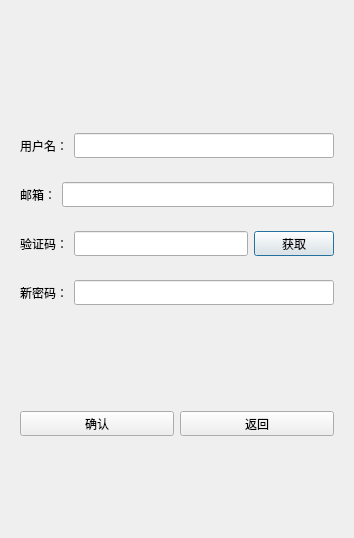
<?xml version="1.0" encoding="UTF-8"?>
<ui version="4.0">
 <class>ResetDialog</class>
 <widget class="QDialog" name="ResetDialog">
  <property name="geometry">
   <rect>
    <x>0</x>
    <y>0</y>
    <width>354</width>
    <height>538</height>
   </rect>
  </property>
  <property name="windowTitle">
   <string>Dialog</string>
  </property>
  <layout class="QVBoxLayout" name="verticalLayout">
   <item>
    <spacer name="verticalSpacer">
     <property name="orientation">
      <enum>Qt::Orientation::Vertical</enum>
     </property>
     <property name="sizeHint" stdset="0">
      <size>
       <width>20</width>
       <height>40</height>
      </size>
     </property>
    </spacer>
   </item>
   <item>
    <widget class="QLabel" name="err_tip">
     <property name="minimumSize">
      <size>
       <width>0</width>
       <height>25</height>
      </size>
     </property>
     <property name="maximumSize">
      <size>
       <width>16777215</width>
       <height>25</height>
      </size>
     </property>
     <property name="text">
      <string/>
     </property>
     <property name="alignment">
      <set>Qt::AlignmentFlag::AlignCenter</set>
     </property>
    </widget>
   </item>
   <item>
    <widget class="QWidget" name="widget" native="true">
     <layout class="QHBoxLayout" name="horizontalLayout">
      <item>
       <widget class="QLabel" name="user_lb">
        <property name="minimumSize">
         <size>
          <width>0</width>
          <height>25</height>
         </size>
        </property>
        <property name="maximumSize">
         <size>
          <width>16777215</width>
          <height>25</height>
         </size>
        </property>
        <property name="text">
         <string>用户名：</string>
        </property>
       </widget>
      </item>
      <item>
       <widget class="QLineEdit" name="user_edit">
        <property name="minimumSize">
         <size>
          <width>0</width>
          <height>25</height>
         </size>
        </property>
        <property name="maximumSize">
         <size>
          <width>16777215</width>
          <height>25</height>
         </size>
        </property>
       </widget>
      </item>
     </layout>
    </widget>
   </item>
   <item>
    <widget class="QWidget" name="widget_2" native="true">
     <layout class="QHBoxLayout" name="horizontalLayout_2">
      <item>
       <widget class="QLabel" name="email_lb">
        <property name="minimumSize">
         <size>
          <width>36</width>
          <height>25</height>
         </size>
        </property>
        <property name="maximumSize">
         <size>
          <width>36</width>
          <height>25</height>
         </size>
        </property>
        <property name="text">
         <string>邮箱：</string>
        </property>
       </widget>
      </item>
      <item>
       <widget class="QLineEdit" name="email_edit">
        <property name="minimumSize">
         <size>
          <width>0</width>
          <height>25</height>
         </size>
        </property>
        <property name="maximumSize">
         <size>
          <width>16777215</width>
          <height>25</height>
         </size>
        </property>
       </widget>
      </item>
     </layout>
    </widget>
   </item>
   <item>
    <widget class="QWidget" name="widget_3" native="true">
     <layout class="QHBoxLayout" name="horizontalLayout_3">
      <item>
       <widget class="QLabel" name="verify_lb">
        <property name="minimumSize">
         <size>
          <width>0</width>
          <height>25</height>
         </size>
        </property>
        <property name="maximumSize">
         <size>
          <width>16777215</width>
          <height>25</height>
         </size>
        </property>
        <property name="text">
         <string>验证码：</string>
        </property>
       </widget>
      </item>
      <item>
       <widget class="QLineEdit" name="verify_edit">
        <property name="minimumSize">
         <size>
          <width>0</width>
          <height>25</height>
         </size>
        </property>
        <property name="maximumSize">
         <size>
          <width>16777215</width>
          <height>25</height>
         </size>
        </property>
       </widget>
      </item>
      <item>
       <widget class="TimerBtn" name="verify_btn">
        <property name="minimumSize">
         <size>
          <width>0</width>
          <height>25</height>
         </size>
        </property>
        <property name="maximumSize">
         <size>
          <width>16777215</width>
          <height>25</height>
         </size>
        </property>
        <property name="text">
         <string>获取</string>
        </property>
       </widget>
      </item>
     </layout>
    </widget>
   </item>
   <item>
    <widget class="QWidget" name="widget_4" native="true">
     <layout class="QHBoxLayout" name="horizontalLayout_4">
      <item>
       <widget class="QLabel" name="pwd_lb">
        <property name="minimumSize">
         <size>
          <width>0</width>
          <height>25</height>
         </size>
        </property>
        <property name="maximumSize">
         <size>
          <width>16777215</width>
          <height>25</height>
         </size>
        </property>
        <property name="text">
         <string>新密码：</string>
        </property>
       </widget>
      </item>
      <item>
       <widget class="QLineEdit" name="pwd_edit">
        <property name="minimumSize">
         <size>
          <width>0</width>
          <height>25</height>
         </size>
        </property>
        <property name="maximumSize">
         <size>
          <width>16777215</width>
          <height>25</height>
         </size>
        </property>
       </widget>
      </item>
     </layout>
    </widget>
   </item>
   <item>
    <spacer name="verticalSpacer_2">
     <property name="orientation">
      <enum>Qt::Orientation::Vertical</enum>
     </property>
     <property name="sizeHint" stdset="0">
      <size>
       <width>20</width>
       <height>40</height>
      </size>
     </property>
    </spacer>
   </item>
   <item>
    <widget class="QWidget" name="widget_5" native="true">
     <layout class="QHBoxLayout" name="horizontalLayout_5">
      <item>
       <widget class="QPushButton" name="sure_btn">
        <property name="minimumSize">
         <size>
          <width>0</width>
          <height>25</height>
         </size>
        </property>
        <property name="maximumSize">
         <size>
          <width>16777215</width>
          <height>25</height>
         </size>
        </property>
        <property name="text">
         <string>确认</string>
        </property>
       </widget>
      </item>
      <item>
       <widget class="QPushButton" name="return_btn">
        <property name="minimumSize">
         <size>
          <width>0</width>
          <height>25</height>
         </size>
        </property>
        <property name="maximumSize">
         <size>
          <width>16777215</width>
          <height>25</height>
         </size>
        </property>
        <property name="text">
         <string>返回</string>
        </property>
       </widget>
      </item>
     </layout>
    </widget>
   </item>
   <item>
    <spacer name="verticalSpacer_3">
     <property name="orientation">
      <enum>Qt::Orientation::Vertical</enum>
     </property>
     <property name="sizeHint" stdset="0">
      <size>
       <width>20</width>
       <height>40</height>
      </size>
     </property>
    </spacer>
   </item>
  </layout>
 </widget>
 <customwidgets>
  <customwidget>
   <class>TimerBtn</class>
   <extends>QPushButton</extends>
   <header location="global">timerbtn.h</header>
  </customwidget>
 </customwidgets>
 <resources/>
 <connections/>
</ui>
